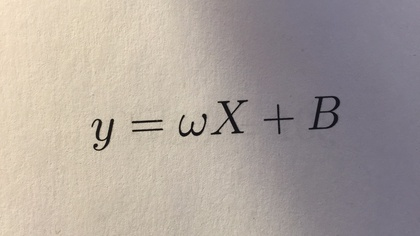
%> input picture Lighting/eq1_hr.jpg, 420 x 236 px, shrunk from 1333 x 750 before the run; its folder holds only this picture in this run
$ octave testEquationMatching.m   (GNU Octave 9; MATLAB toolbox functions it lacks are replaced by stand-ins)
%> lines starting %> are read from the running program, lines starting %| are printed output that depends on the picture; in (x1, y1, x2, y2) boxes, pixels count from 0 and x2, y2 are one past the last pixel; in counts of white or black regions, pixels touching at a corner belong together; the program's own positions count from 1
%> further down, eq is the input picture: size 236x420x3 uint8; mean R, G, B 171.3, 161.7, 155.8
### fn_lighting_compensation.m
function bw_img = fn_lighting_compensation(img)
%FN_LIGHTING_COMPENSATION Takes in an rgb image of an equation and
% returns a binarized version of the image for which uneven lighting has
% been compensated. Input image is assumed to be black text on white
% background. Output will not be inverted.

% Check if image needs lighting compensation by checking to see what
% proportion of pixels are in mid grayscale values
gray_img=rgb2gray(img);
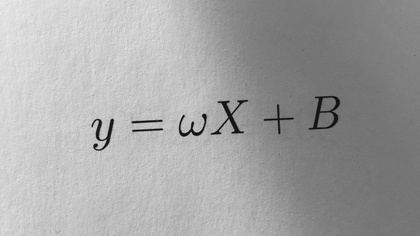
%> gray_img: size 236x420 uint8; min 3, max 236, mean 163.9
[height, width] = size(img(:,:,1));
%> height = 236; width = 420
num_mid_gray = sum(sum(gray_img<240 & gray_img >15));
%> num_mid_gray = 98964
if num_mid_gray < 0.1*height*width % Should just be a scanned image
    %% Perform Otsu's Method
    thresh = graythresh(gray_img);
    bw_img = im2bw(gray_img,thresh);
else
    %% Perform lighting compensation
    %% Blur if the image is large.
    if height*width < 2000*1000
        blur_flag = false;
    else
        blur_flag = true;
    end

    if blur_flag
        fg = fspecial('gaussian', 10, 3);
        gray_img = imfilter(gray_img, fg, 'conv','replicate');
    end
    %% Perform adaptive thresholding through a mean filter heuristic
    % Set the window size of the filter based on image dimensions
    win_size = round(min(height/60,width/60));
%> win_size = 4

    % Get the window mean of each pixel by filtering using an averaging filter
    window_means=imfilter(gray_img,fspecial('average',win_size),'replicate');

    % Remove the mean and threshold. Also inverts the image.
    demeaned=window_means-gray_img-10;
    bw_img=im2bw(demeaned,0); % positive values were above the threshold,
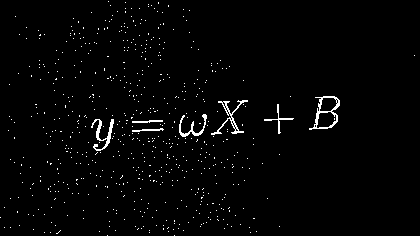
%> bw_img: size 236x420 logical; 1.9% white in thin lines or dots
                              % negative values were below.

    %% Remove small noise pixels.
    noise_size = round(0.0001*height*width);
%> noise_size = 10
    bw_img = bwareaopen(bw_img, noise_size);

    %% Close gaps in edges
    se = strel('square',4);
    bw_img = imclose(bw_img,se);


    %% Fill small holes (less than 5% of area of image)
    small_hole_thresh = round(0.0001*height*width);
%> small_hole_thresh = 10
    filled = imfill(bw_img,'holes');
    holes = filled & ~bw_img;
    lg_holes = bwareaopen(holes,small_hole_thresh);
    sm_holes = holes &~lg_holes;
    bw_img = bw_img | sm_holes;

    %% Return image to original polarity.
    bw_img = ~bw_img;
end
end

### fn_deskew2.m
function [ deskew_img, deskewing_angle ] = fn_deskew2( bw_img, fill_flag, soften_flag, soften_size )
%> called with fill_flag = true, soften_flag = true, soften_size = 5
%FN_DESKEW2 Deskews an image using the hough transform with optional
%background filling and edge softening.
% Optional args:
%   fill_flag: if true: pads deskew_img with high values (whitespace) when
%                   rotating.
%   soften_flag: if true: Softens the image using the fn_soften_edges
%                   function.
%   soften_size: Determines the size of the operation used in
%   fn_soften_edges.

switch nargin
    case 1
        fill_flag = false;
        soften_flag = false;
        soften_size = 0;
    case 2
        soften_flag = false;
        soften_size = 0;
    case 3
        soften_size = 5;
end

%% Create the edge map for the hough transform
edges = edge(bw_img);
[H,T,~] = hough(edges,'RhoResolution',1,'ThetaResolution', 0.1 );
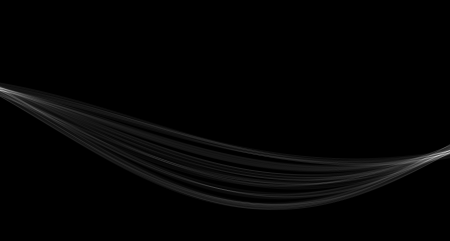
%> H: size 963x1800 double (shown at 1/4 size); min 0, max 91, mean 1.4; drawn with min black and max white
%> T = 1800 values from -90 to 89.9

%% Previous Implementation: Detecting only the maximum peak.
% [7 lines of commented-out code are left out]

%% Current Implementation: Taking the orientation that appears most in the
%                           top four peaks
P = houghpeaks(H,4);
%> P = [606 1793; 627 1744; 620 1763; 367 26]

orientations = P(:,2);
%> orientations = [1793; 1744; 1763; 26]
% If all orientations are unique, take the top choice
if length(unique(orientations)) == 4
    dominant_orientation = orientations(1);
%> dominant_orientation = 1793
else
    dominant_orientation = mode(P(:,2));
end

% The dominant orientation will be detected as the complement of the
% skewing angle. Subtract 90 degrees to get the deskewing angle.
% (Subtracting from 90 gets the skewing angle. Deskewing angle is the
% negative of that.)
deskewing_angle = T(dominant_orientation)-90;
%> deskewing_angle = -0.8

% Limit angle  to -45  to 45
while(abs(deskewing_angle) > 45)
    deskewing_angle = deskewing_angle - sign(deskewing_angle)*90;
end
%> this loop made 0 passes

%% Perform the deskewing
deskew_img = imrotate(bw_img,deskewing_angle,'bilinear');

%% Perform background filling if needed
if fill_flag
    Mrot = ~imrotate(true(size(bw_img)),deskewing_angle,'bilinear');
    deskew_img(Mrot&~imclearborder(Mrot)) = true;
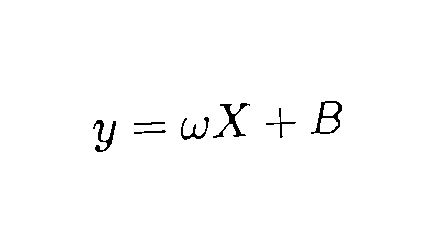
%> deskew_img: size 242x424 logical; 98.8% white; 7 black regions, largest, box (x1, y1, x2, y2) and area: (213, 103, 250, 138) 299, (311, 101, 342, 134) 297, (93, 120, 116, 152) 247
end

%% Perform edge softening
% Only if requested and only if the deskewing angle is large.
if soften_flag && abs(deskewing_angle) > 5
    deskew_img = fn_soften_edges(deskew_img, soften_size);
end


end

### fn_segment.m
function [ characters ] = fn_segment(eq, showFigs, figNum)
%fn_segment Segment and return characters from binary image
%
%   eq - A binary image [0,1] with desired characters in black, bkgrd white.
%   showFigs - Boolean. If true will show figures with processed output.
%       This includes the inverted binarized image with centroids, convex
%       hull, and bounding box. And figure showing each extracted character
%   figNum - The figure(#) to start at for displayed figures.
%   Returns: A struct containing a matrix of each extracted character and
%   the x/y location of the centroid of that character in the original img.
%   Also returns the bounding box of the character [x,y,x_lenght,y_length]
%
%   Detailed Description: This function will extract individual
%   characters/obects from the passed binary image. It assumes each
%   character has a stroke width of atleast 2-3 pixels and there is a separation
%   between each character of at least 1 pixel. Interioir contours and
%   regions are ignored (e.g. the loops in a B are ignored so it is 1
%   region).
%   If there are multiple objects within a region when extracting mask it
%   will only extract the largest (to handle things like square root where
%   it overlaps multiple objects but it should be the largest.
%   This function simply creates an edge map of the characters (same size
%   as original) and then finds the centroid, convex hull, and bounding
%   boxes which are then used for extraction.
%
%   Limitations: This will only extract characters as one character if they
%   are contiguous. Non-contiguous pieces will be extracted separately,
%   e.g. "=" will be two "-". Also Characters with intentially
%   non-contiguous interior portions ignore e.g. certain styles of capital
%   Theta

if nargin == 1
    showFigs = false;
    figNum = 1;
elseif nargin == 2
    figNum = 1;
end

% Threshold for solidity of a region is a character or part of 1
%   Should do a run over our entire test set to determine threshold
th = .3;

% Invert image
eq_inv = ones(size(eq)) - eq;

% Create Edge Map
se = ones(3,3);
exp = imerode(eq_inv, se);
eq_edges = xor(exp, eq_inv);
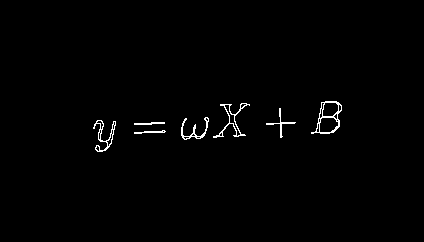
%> eq_edges: size 242x424 logical; 0.99% white in thin lines or dots, all inside (x1, y1, x2, y2) = (93, 101, 342, 152)

% Find Centroid for x/y location of each character
s = regionprops(eq_edges, 'Centroid');
%> s = 7 regions; Centroid: [104.9 136.2], [150 124.1], [150.9 132.7], [195 130.9], [232.5 121.3], [281.4 124], [329.2 118.4]
ch = regionprops(eq_edges, 'ConvexHull');
%> ch = 7 items
bb = regionprops(eq_edges, 'BoundingBox');
%> bb = 7 regions; box (x1, y1, x2, y2): (93, 120, 116, 152), (134, 122, 165, 125), (134, 130, 166, 134), (181, 117, 209, 140), (213, 103, 250, 138), (266, 108, 296, 138), (311, 101, 342, 134)
imgs = regionprops(eq_edges, 'Image');
%> imgs = 7 items
% Matrix of centroid locations
loc = cat(1, s.Centroid);
%> loc = [104.9 136.2; 150 124.1; 150.9 132.7; 195 130.9; 232.5 121.3; 281.4 124; 329.2 118.4]
% Matrix of boundingbox corner and sizes
boundingboxes = cat(1, bb.BoundingBox);
%> boundingboxes = [93.5 120.5 23 32; 134.5 122.5 31 3; 134.5 130.5 32 4; 181.5 117.5 28 23; 213.5 103.5 37 35; 266.5 108.5 30 30; 311.5 101.5 31 33]
% Round to whole pixel values and ensure still contains character for
%   character extraction purposes
boundingboxes = floor(boundingboxes);
%> boundingboxes = [93 120 23 32; 134 122 31 3; 134 130 32 4; 181 117 28 23; 213 103 37 35; 266 108 30 30; 311 101 31 33]
boundingboxes(:,3:4) = boundingboxes(:,3:4) + 1;

% Check if entire ConvexHull is inside another Convex Hull
%  What to do with partially in? Ignore for now.
idx = [];
for i = 1:size(loc, 1)
    poly = cat(1, ch(i).ConvexHull);
    x = poly(:,1)';
    y = poly(:,2)';
    % Check if i is inside any other region
    for j = 1:size(ch,1)
        poly = cat(1, ch(j).ConvexHull);
        x_ch = poly(:,1)';
        y_ch = poly(:,2)';
        if((sum(~inpolygon(x,y,x_ch,y_ch)) == 0) && i ~= j)
            % If inside another convex hull, check to see if it is
            % completely surrounded by the pixels (1) of the character or
            % if there are gaps in the character in the convex hull
            BB_outer = boundingboxes(j,:);
            BB_inner = boundingboxes(i,:);
            % Adjust to BB_outer frame of reference
            BB_inner(1) = BB_inner(1) - BB_outer(1);
            BB_inner(2) = BB_inner(2) - BB_outer(2);

            outer = imgs(j).Image;
            % Shift cent so center of outer
            cent_x = round(loc(i,1) - boundingboxes(j,1));
            cent_y = round(loc(i,2) - boundingboxes(j,2));
            % Project in all 4 directions to determine if fully bounded
            up = sum(outer(1:BB_inner(2)+BB_inner(4), ...
                BB_inner(1):(BB_inner(1)+BB_inner(3))),1);
            down = sum(outer(BB_inner(2):end,...
                BB_inner(1):(BB_inner(1)+BB_inner(3))),1);
            left = sum(outer(BB_inner(2):(BB_inner(2)+BB_inner(4)),...
                1:BB_inner(1)+BB_inner(3)),2);
            right = sum(outer(BB_inner(2):(BB_inner(2)+BB_inner(4)),...
                BB_inner(1):end),2);

            % Determine if any 0s in the summed directions, if so, then
            % keep the inner contour, if not, discard it.
            if((sum(up(:)==0) + sum(down(:)==0) + sum(left(:)==0)...
                    + sum(right(:)==0)) == 0)
                % Fully enclosed, no '0' values in any direction, remove
                idx = [idx i];
            end
        end
    end
end
%> this loop made 7 passes
%> (x, y) on passes 2 to 3: ([165.5 165 152 135 134.5 134.5 135 152 165 165.5 165.5], [124 124.5 125.5 125.5 125 124 123.5 122.5 122.5 123 124]), ([166.5 165 142 135 134.5 134.5 135 145 163 165 166.5], [132 133.5 134.5 134.5 134 133 132.5 131.5 130.5 130.5 132])
% Remove duplicates
idx = unique(idx);
%> idx = []
%Remove found interior points
if(~isempty(idx))
    for i = size(idx,2):-1:1
        loc(idx(i),:)=[];
        ch(idx(i))=[];
        boundingboxes(idx(i),:)=[];
        imgs(idx(i))=[];
    end
end

% Init struct to contain extracted characters and their x/y locations
characters(size(loc,1)).centroid = [];

% Extract each character from binary image based on bounding boxes
%   If there are issues with overlapping characters into nearby bounding
%   boxes, can use the Convex Hulls to create masks around desired char
for i = 1 : size(loc,1)
    characters(i).centroid = loc(i,:);
    % Add Bounding Box Information to equations
    characters(i).boundingbox = boundingboxes(i,:);

    % Check if more than 1 object in region, if so only extract largest
    %   Assume largest is like the sqrt, etc and the others will be
    %   extracted with other centroids
    region = eq_inv(boundingboxes(i,2):boundingboxes(i,2)+boundingboxes(i,4),...
        boundingboxes(i,1):boundingboxes(i,1)+boundingboxes(i,3),:);
    objects = bwconncomp(region);
    if(size(objects.PixelIdxList,2) > 1)
        numPixels = cellfun(@numel,objects.PixelIdxList);
        [~,idx] = max(numPixels);
       % Select largest object and set other values to 1 and largest object
       % region to 0
       region(:) = 1;
       region(objects.PixelIdxList{idx}) = 0;
       characters(i).img = region;
    else
        characters(i).img = eq(boundingboxes(i,2):boundingboxes(i,2)+boundingboxes(i,4),...
        boundingboxes(i,1):boundingboxes(i,1)+boundingboxes(i,3),:);
    end

    % Special Case for Squareroot. If "long" based on ratio threshold and
    % has a low solidity (so isn't - or ~) then treat as square root
    th_ratio = 1; % Threshold for ratio of wdith to height.
    th_sol = .2;
    sqrt_ratio = 0.7812; % Determined from squareroot template
    ratio = boundingboxes(i,3) / boundingboxes(i,4);
    sol = regionprops(ones(size(characters(i).img))-characters(i).img,...
            'solidity');
    % If meets criteria for squareroot, crop image
    if(ratio > th_ratio && sol.Solidity < th_sol)
        new_w = round(boundingboxes(i,4) * sqrt_ratio);
        characters(i).img = characters(i).img(:,1:new_w);
        % Trim top part of squareroot off
        idx = find(~characters(i).img(:,end));
        last = idx(end);
        characters(i).img = characters(i).img(last+1:end,:);
    end
end
%> this loop made 7 passes
%> ratio on passes 1 to 4: 0.727, 8, 6.6, 1.21
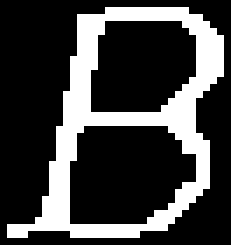
%> region: size 35x33 double (shown 7 times larger); values 0 (black) and 1 (white), 25.7% white; 1 white region, box (x1, y1, x2, y2) and area: (1, 1, 32, 34) 297
%> after the loop, characters = 7 items; centroid and boundingbox: [104.9 136.2] [93 120 24 33], [150 124.1] [134 122 32 4], [150.9 132.7] [134 130 33 5], [195 130.9] [181 117 29 24], [232.5 121.3] [213 103 38 36], [281.4 124] [266 108 31 31], [329.2 118.4] [311 101 32 34]

%% Only show figures if boolean passed to show them
if showFigs
    % Plot centroids, bounding boxes, convex hulls on image
    figure(figNum);
    imshow(eq_edges);
    for i = 1:size(loc, 1) % Assumes same # centroid and convex hull
        % Plot centroids
        x = loc(i,1);
        y = loc(i,2);
        text(x, y, '*' ,'Color', 'yellow', 'FontSize', 14);
        % Plot Convex Hull
        poly = cat(1, ch(i).ConvexHull);
        x = poly(:,1)';
        y = poly(:,2)';
        hold on;
        plot([x x(1)],[y y(1)],'r-');
        hold off;
        % Plot Bounding Box
        rectangle('position',boundingboxes(i,:),'Edgecolor','g')
    end

    % Show all extracted characters
    figure(figNum + 1);
    for i =1:size(characters,2)
        dim = ceil(sqrt(size(characters,2)));
       subplot(dim, dim,i);
       imshow(characters(i).img);
       title(sprintf('%d',i));
    end
end

end

### fn_createIdent.m
function [ identifier ] = fn_createIdent(char, printIdent, showFigs)
%createIdent - Create the identifier vector with normalized central moment
% of inertia, the number of chracter crossings for each concentric circle,
% and the 2 largest arc length ratio for k-1 largest concentric circles.
% Also uses the other 6 Hu moments as part of the identifier.
%
%   char - Binary image of character to create identifier for. Assumes
%   character is black.
%   printIdent = Prints out cetnral moment, counts and ratio identifier
%   showFigs - Set to true to show extracted circles and figure with
%   circles overlaid.
%
%   "coding" is a struct that contains the extracted vectors, counts, and
%       and rations but is not currently returned.
%
%   Assumes: Character is binary image (character = 0) tightly cropped.

if nargin == 1
    printIdent = false;
    showFigs = false;
elseif nargin == 2
    showFigs = false;
end
% Parameterss
k = 8;
% IN2, R1-R7, D2-D8, 7 Hu Moments
identifier = zeros(1,2*k+6);

char_inv = ones(size(char)) - char;

% If white border on any edge, pad with more 1s
pad = 3;
% top
if(sum(char_inv(1,:)) == 0)
    char = [ones(pad,size(char,2)) ;char];
end
% bottom
if(sum(char_inv(end,:)) == 0)
    char = [char; ones(pad,size(char,2))];
end
% left
if(sum(char_inv(:,1)) == 0)
    char = [ones(size(char,1),pad) char];
end
% right
if(sum(char_inv(:,end)) == 0)
    char = [char ones(size(char,1),pad)];
end
% Recalculate for centroid
char_inv = ones(size(char)) - char;

% Total number of pixels in character
N = sum(~char(:));
% Find x,y positions of 0 elements (character)
[y, x] = find(~char);

% Find centroid
cent = regionprops(char_inv,'centroid');
cent = cat(1, cent.Centroid);
cent_x = cent(1);
cent_y = cent(2);

% Find central moment of inertia
I = sum((x - cent_x).^2 + (y - cent_y).^2);
IN2 = I / N^2;
identifier(1) = IN2;
if(printIdent)
   fprintf('Normalized Central Moment: %.4f\n', IN2);
end

% Extract Circular Topology Template and Diameter Ratio
y = size(char,1);
x = size(char,2);
dr = max(max(x - cent_x,cent_x), max(y - cent_y,cent_y)) / (k+1);
% [12 lines of commented-out code are left out]
[c, r] = meshgrid(1:x, 1:y);

% Display Extracted circles
if(showFigs)
    figure(1);
    % Create copy of character to display circles overlaid
    tempcirc = char;
end

% Init coding vector for storing extra information
coding(k).circVec=[];
for i = 1:k
    rad = dr * i;
    % Create circle line of logical 1s to extract template
    C = xor(sqrt((c-cent_x).^2+(r-cent_y).^2)<=rad, ...
        sqrt((c-cent_x).^2+(r-cent_y).^2)<=(rad-1));
    % Extract circular template linear indices (sort based on theta)
    cidx = find(C);
    % Create matrix linear indices, correspondingn x and y values
    vals = [cidx c(cidx)-cent_x r(cidx)-cent_y zeros(size(cidx,1),1)];
    % Add corresponding teheta values
    [TH, ~] = cart2pol(vals(:,2), vals(:,3));
    vals(:,4) = TH;
    % Sort based on theta values so in order around circle
    [~, order] = sort(vals(:,4));
    sortedvals = vals(order,:);
    % Use linear indices to extract desired values in correct theta order
    circVec = char(sortedvals(:,1));

    % Show circles overlaid on character
    if(showFigs)
        tempcirc(C) = .5;
    end

    % Extract values from character based on circular indices. Start at
    % 0deg going CCW.
    % Need to do closing of gaps? Initially seems better without
    circVec = ones(size(circVec))-imclose(ones(size(circVec))-circVec,ones(2,1));

    % Save vector for debugging or future use
    coding(i).circ = circVec;

    % If character is so small nothing is extracted, leave ident as 0
    if(~isempty(circVec))
        % Count number of sections of at least 2 0s. This is the number of
        % character sections the circle goes through.
        cnt = strfind([1 1 circVec'],[0 0]);
        coding(i).count = length(cnt(diff([1 cnt])~=1));
        % Handle wrap around of vector since it is a circle (or wrap 0s around
        % to begining like 1s below?)
        %TODO: For some reason detection precentages are slightly better
        % without this
%         if(circVec(1) == 0 && circVec(end) == 0)
%             coding(i).count = coding(i).count - 1;
%         end
        identifier(1+i) = coding(i).count;
        if(showFigs)
            subplot(2,4,i);
            imshow(coding(i).circ);
            str = sprintf('%d',coding(i).count);
            title(str);
        end

        % Find 2 longest arcs of background and divide diff by total length
        % If 1s (background) wrap around, move all 1s to one side.
        circ = length(circVec);
        if(circVec(1) == 1 && circVec(end) == 1)
            idx = find(circVec==0,1,'last');
            circVec = [circVec(idx+1:end); circVec(1:idx)];
        end
        % Vector of length of each section of 1s
        B = [0 circVec' 0]; % Pad with 0s for diff
        bgrd_len = find(diff(B)==-1) - find(diff(B)==1);
        % If no crossings, set ratio to 0
        if(coding(i).count < 1);
            d2 = 0;
            d1 = 0;
        else
            % Get two longest sections (arcs)
            [d2, idx_d2] = max(bgrd_len);
            bgrd_len(idx_d2)=NaN;
            d1 = max(bgrd_len);
        end
        % Find ratio of difference of two longest arcs by circumference
        coding(i).ratio = (d2-d1) / circ;
        if(i > 1) % Only keep k-1 largest ratios
            if(~isnan(coding(i).ratio))
                identifier(k+i) = coding(i).ratio;
            end
        end
        if(printIdent)
            fprintf('Count=%d, d2=%d, d1=%d, c=%d, ratio = %.4f\n',...
                coding(i).count,d2,d1,circ,coding(i).ratio);
        end
    end
end

% Add Hu Moments to end of Identifier (work on inverse so char is 0)
eta_mat = SI_Moment(char_inv) ;
hu_arr = Hu_Moments(eta_mat);
% 1st moment is IN2, above, in first slot
identifier(2*k+1:end) = hu_arr(2:end);

% Normalize Circle counts to same mean as Hu Moments
% Help significantly with smaller scaled images, hurts test equations
% hu_mean = mean([IN2 hu_arr(2:end)]);
% circ_mean = mean(identifier(2:k+1));
% mult = hu_mean / circ_mean;
% identifier(2:k+1) = identifier(2:k+1) * mult;

% Show character with circles overlaid
if(showFigs)
    figure(2);
    imshow(tempcirc);
end

end

### testEquationMatching.m
% Jim Brewer
% EE368
% Project
% Nov 30, 2015
%% Test full matching process against 8 test equation pictures. Export PDF
% of matched characters, count how many matched and weren't matched

load('red_charPalette_withText_demo2.mat');
load('red_charPalette_Classifier_demo2.mat');
load('equation_truth_mod.mat');

% Get file names of images to modify to test
path = strcat(pwd,'/Lighting/');
directory = strcat(path,'*hr.jpg');
files = dir(directory);
% [4 lines of commented-out code are left out]
    totcorrect=0;
    tot_total=0;
for i =1:length(files)
    correct = 0;
    total = 0;
    eq = imread(strcat(path,files(i).name));

    % [10 lines of commented-out code are left out]
    eq_bin = fn_lighting_compensation(eq);
    [eq_deskew, ~] = fn_deskew2(eq_bin,true,true,5);
    eq_bin = eq_deskew;

    eq_chars = fn_segment(eq_bin);
%> eq_chars has the same summary as characters in fn_segment
%> the run ends on the next line
    for j = 1:length(eq_chars)
       eq_chars(j).ident = fn_createIdent(eq_chars(j).img);
